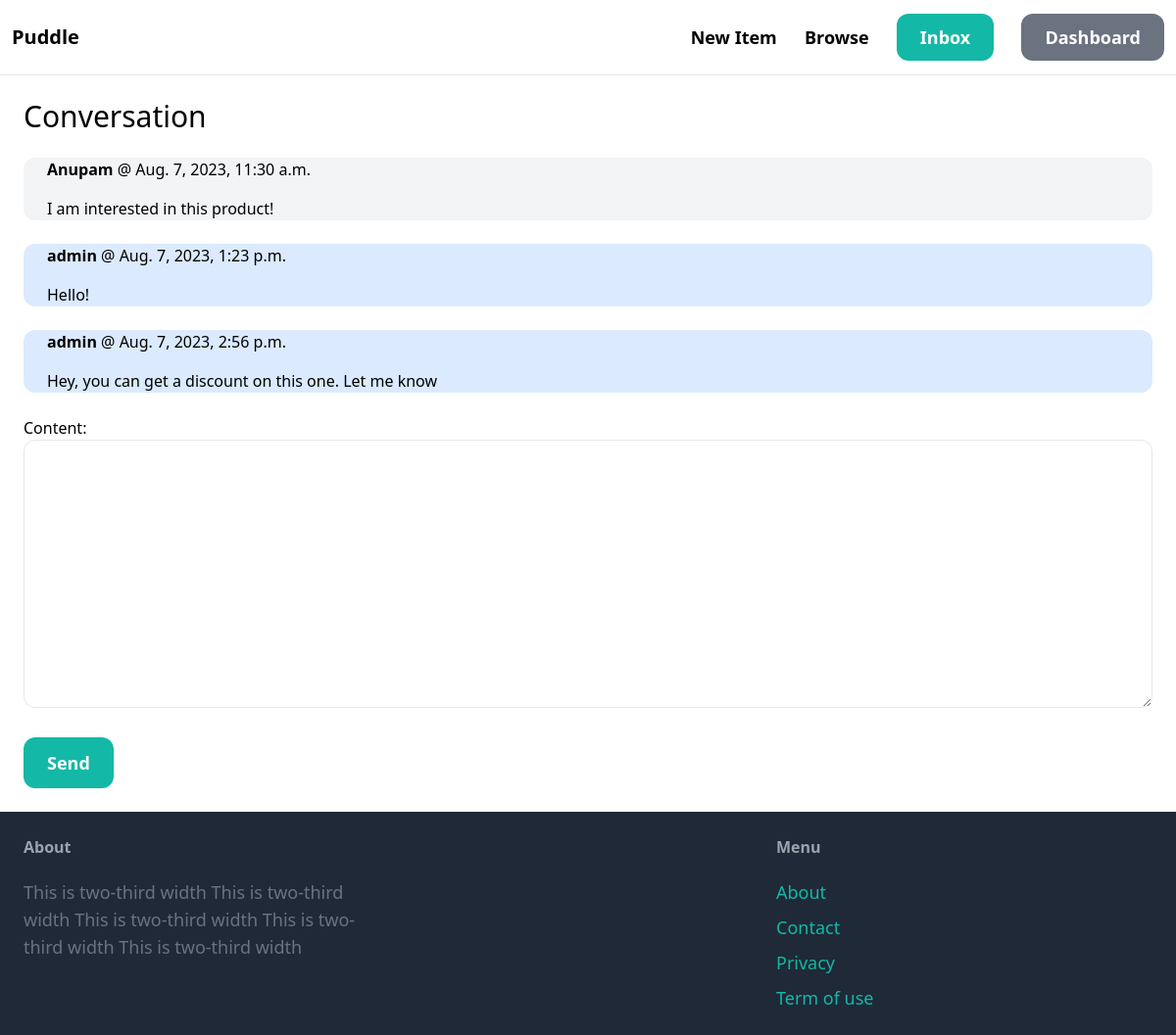
The page /inbox/1/ (signed in) on the database its author committed.
### conversation/models.py (models this page shows)
class ConversationMessage(models.Model):
    conversation = models.ForeignKey(Conversation, related_name='message', on_delete=models.CASCADE)
    content = models.TextField()
    created_at = models.DateTimeField(auto_now_add=True)
    created_by = models.ForeignKey(User, related_name='created_message', on_delete=models.CASCADE)

### conversation/views.py (the view)
# urls.py: path('<int:pk>/',views.detail, name='detail')
@login_required
def detail(request,pk):
    conversations = Conversation.objects.filter(members__in=[request.user.id]).get(pk=pk)
    if request.method == 'POST':
        form = ConversationMessageForm(request.POST)
        if form.is_valid():
            conversation_message = form.save(commit=False)
            conversation_message.conversation = conversations
            conversation_message.created_by = request.user
            conversation_message.save()
            return redirect('conversation:detail', pk=pk)
    else:
        form = ConversationMessageForm()
    return render(request, 'conversation/detail.html', {
        'conversation':conversations,
        'form':form
    })

### conversation/forms.py
class ConversationMessageForm(forms.ModelForm):
    class Meta:
        model = ConversationMessage
        fields = ('content',)
        widgets = {
            'content': forms.Textarea(attrs={
                    'class':'w-full py-4 px-6 rounded-xl border'
                }
            )
        }

### conversation/templates/conversation/detail.html (shortened to what this page needs)
{% extends 'core/base.html' %}
{% block content %}
<h1 class="mb-6 text-3xl">
    Conversation
</h1>
<div class="space-y-6">
    {% for message in conversation.message.all %}
            <div class="px-6 flex rounded-xl {% if message.created_by == request.user %} bg-blue-100 {% else %} bg-gray-100 {% endif %}">
                <div>
                    <p class="mb-4"><strong>{{ message.created_by.username}}</strong> @ {{message.created_at}}</p>
                    {{message.content}}
                </div>
            </div>
    {% endfor %}
</div>
<form action="" method="post" class="mt-6">
    {{ form.as_p }}
    <button class="mt-6 px-6 py-3 text-lg font-semibold bg-teal-500 text-white rounded-xl hover:bg-teel-700">Send</button>
</form>
{% endblock %}

### rows shown on the page
ConversationMessage: created_by.username "Anupam", created_at "Aug. 7, 2023, 11:30 a.m.", content "I am interested in this product!"
ConversationMessage: created_by.username "admin", created_at "Aug. 7, 2023, 1:23 p.m.", content "Hello!"
ConversationMessage: created_by.username "admin", created_at "Aug. 7, 2023, 2:56 p.m.", content "Hey, you can get a discount on this one. Let me know"
